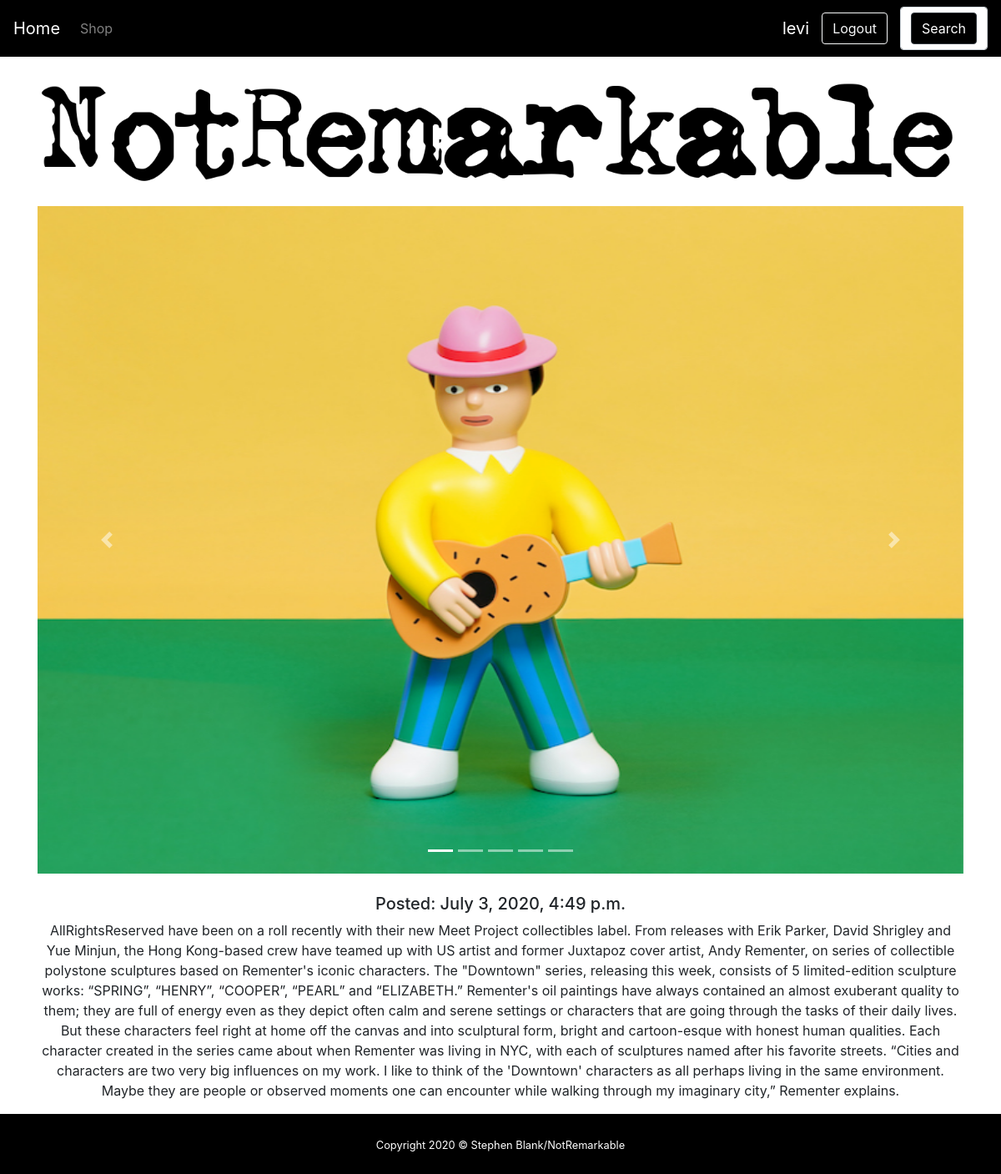
The page /10/ (signed in) on the database its author committed.
### Dashboard/models.py (models this page shows, shortened)
class PostImage(models.Model):
    post = models.ForeignKey(Post, default=None, on_delete=models.CASCADE)
    images = models.FileField(upload_to = 'images/')
    created_at = models.DateTimeField(auto_now_add=True)
    updated_at = models.DateTimeField(auto_now=True)

class Post(models.Model):
    title = models.CharField(max_length=255)
    content = models.TextField()
    image = models.ImageField(blank=True)
    created_at = models.DateTimeField(auto_now_add=True)
    updated_at = models.DateTimeField(auto_now=True)

### Dashboard/views.py (the view)
# urls.py: path('<int:id>/', views.detail_view, name='detail'),
def detail_view(request, id):
    post = get_object_or_404(Post, id=id)
    photos = PostImage.objects.filter(post=post)
    context = {
        'post': post,
        'photos': photos,
    }
    return render(request, 'Dashboard/detail.html', context)

### Dashboard/templates/Dashboard/detail.html (shortened to what this page needs)
{% extends 'Dashboard/base.html' %} {% block content %} {% load static %}
<img
  class="img-fluid"
  src="{% static 'img/NotRemarkable.png' %}"
  alt="NotRemarkable Logo"
  style="margin-top: 25px; margin-bottom: 25px;"
/>
<div
  id="carousel-example-1z"
  class="carousel slide carousel-fade d-flex justify-content-center"
  data-ride="carousel"
>
  <ol class="carousel-indicators">
    <li
      data-target="#carousel-example-1z"
      data-slide-to="0"
      class="active"
    ></li>
    {% for p in photos %}
    <li
      data-target="#carousel-example-1z"
      data-slide-to="{{ forloop.counter0 }}"
    ></li>
    {% endfor %}
  </ol>
  <div class="carousel-inner" style="width: 100% !important;" role="listbox">
    <div class="carousel-item active">
      <img
        style="height: 800px;"
        class="d-block w-100"
        src="{{post.image.url}}"
        alt="First slide"
      />
    </div>
    <a
      class="carousel-control-prev"
      href="#carousel-example-1z"
      role="button"
      data-slide="prev"
    >
      <span class="carousel-control-prev-icon" aria-hidden="true"></span>
    </a>
    <a
      class="carousel-control-next"
      href="#carousel-example-1z"
      role="button"
      data-slide="next"
    >
      <span class="carousel-control-next-icon" aria-hidden="true"></span>
    </a>
  </div>
</div>
<br />
<div class="text-center">
  <h5>Posted: {{ post.created_at }}</h5>
  <p>{{ post.content }}</p>
</div>
{% endblock %}

### Dashboard/templates/Dashboard/base.html (shortened to what this page needs)
<!DOCTYPE html>
{% load static %}
<html lang="en">
  <head>
    <link
      rel="stylesheet"
      href="https://maxcdn.bootstrapcdn.com/bootstrap/4.0.0/css/bootstrap.min.css"
    />
    <link
      rel="stylesheet"
      type="text/css"
      href="{% static 'css/style.css' %}"
    />
  </head>
  <body>
    <nav class="navbar navbar-expand-lg navbar-dark bg-dark">
      <a class="navbar-brand" href="/">Home</a>
      <div class="collapse navbar-collapse" id="navbarNav">
        <ul class="navbar-nav">
          <li class="nav-item">
            <a class="nav-link" href="/shop">Shop</a>
          </li>
        </ul>
      </div>
      {% if user.is_authenticated %}
          <span class="navbar-brand mx-auto">{{ user.username }}</span>
      {% endif %}
      {% if user.is_authenticated %}
      <a style="margin-left: 15px; margin-right: 15px;" href="{% url 'logout' %}" class="btn btn-outline-light" role="button">Logout</a>
      {% else %}
      <a style="margin-left: 15px; margin-right: 15px;" href="{% url 'login' %}" class="btn btn-outline-light" role="button">Login</a>
      <a style="margin-right: 15px;" href="{% url 'register' %}" class="btn btn-outline-light" role="button">Register</a>
      {% endif %}
      <form method="GET">
        <div class="form-control">
          <button class="btn btn-dark my-2 my-sm-0" type="submit">Search</button>
        </form>
    </nav>
    <div class="container">
      {% block content %} {% endblock %}
    </div>
    <footer id="sticky-footer" class="py-4 bg-dark text-white-50">
      <div class="container text-center">
        <small style="color: white;">Copyright 2020 &copy; Stephen Blank/NotRemarkable</small>
      </div>
    </footer>
  </body>
</html>

### Dashboard/static/css/style.css (style rules this page uses)
.bg-dark { background-color: black !important; }
.btn-dark { background-color: black !important; }

### rows shown on the page
Post: image (picture), created_at "July 3, 2020, 4:49 p.m.", content "AllRightsReserved have been on a roll recently with their new Meet Project collectibles label. From releases with Erik Parker, David Shrigley and Yue Minjun, the Hong Kong-based crew have teamed up with US artist and former Juxtapoz cover artist, Andy Rementer, on series of collectible polystone sculptures based on Rementer's iconic characters. The \"Downtown\" series, releasing this week, consists of 5 limited-edition sculpture works: “SPRING”, “HENRY”, “COOPER”, “PEARL” and “ELIZABETH.” Rementer's oil paintings have always contained an almost exuberant quality to them; they are full of energy even as they depict often calm and serene settings or characters that are going through the tasks…"

### other values the page prints
{{ user.username }} "levi"
